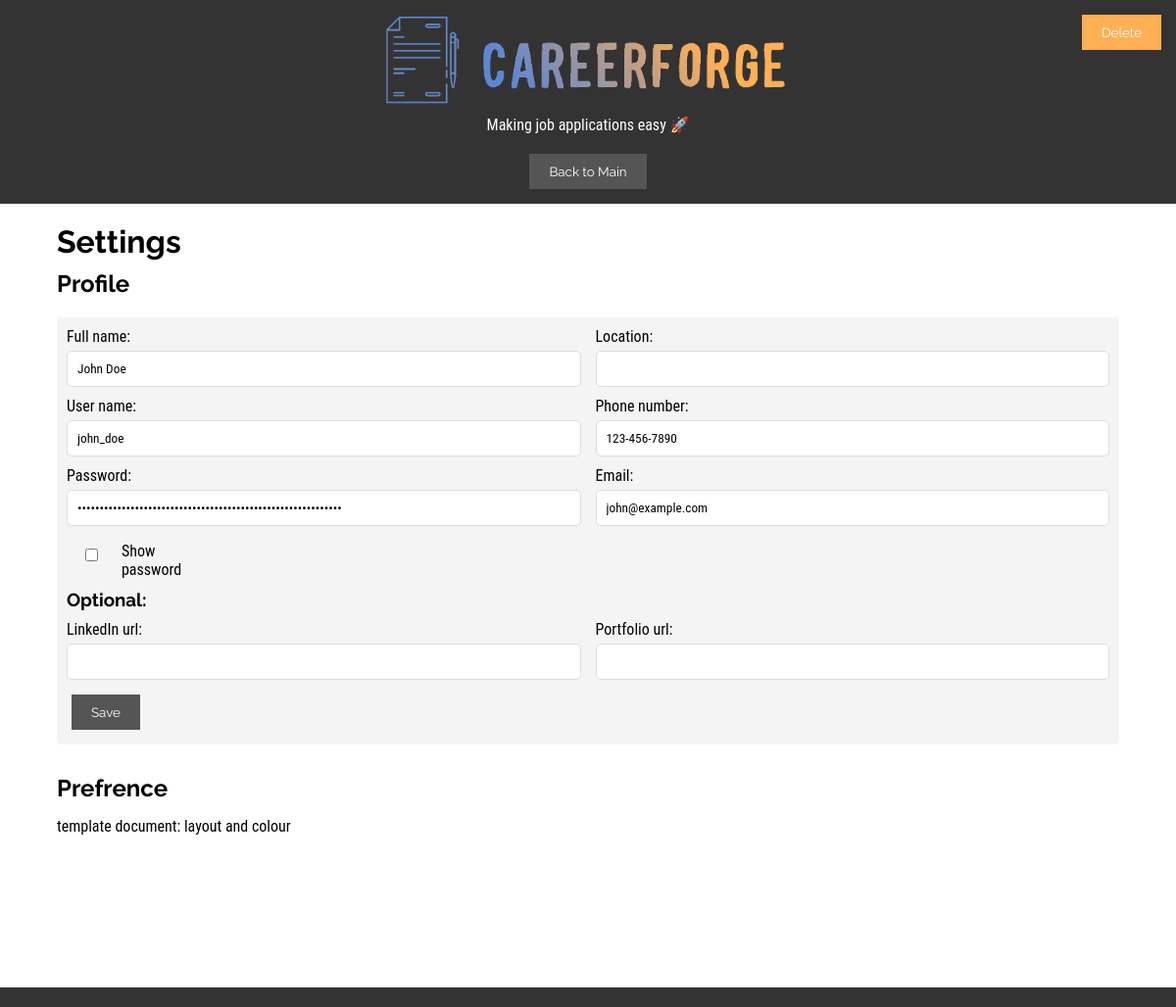
Screenshot of /profile (signed in) with the database file from the repository.
### tables this page shows
CREATE TABLE users (
            id INTEGER PRIMARY KEY AUTOINCREMENT,
            username TEXT UNIQUE NOT NULL,
            password TEXT,  -- will store bcrypt-hashed password
            fullName TEXT,
            email TEXT,
            phone TEXT,
            linkedin TEXT,
            location TEXT,
            portfolio TEXT
        );

### main.py (the view)
@app.route('/profile', methods=['GET', 'POST'])
def profile():
    if request.method == 'POST':
        return UserController.updateProfile()
    return UserController.viewProfile()

### controllers/userController.py (called while the page is built)
    @staticmethod
    def viewProfile():
        UserModel.displayFullDatabase()
        if 'userId' not in session:
            return redirect(url_for('login'))
        userId = session['userId']
        user = UserModel.getUserById(userId)
        return render_template('profile.html', user=user)

### models/userModel.py (called while the page is built)
    @staticmethod
    def displayFullDatabase():
        conn = sqlite3.connect('database.db')
        cursor = conn.cursor()
        cursor.execute("SELECT name FROM sqlite_master WHERE type='table';")
        tables = cursor.fetchall()
        for table in tables:
            tableName = table[0]
            print(f"\nTable: {tableName}")
            cursor.execute(f"SELECT * FROM {tableName};")
            rows = cursor.fetchall()
            columnNames = [desc[0] for desc in cursor.description]
            print("Columns:", columnNames)
            for row in rows:
                print(row)
        conn.close()

    @staticmethod
    def getUserById(userId):
        conn = sqlite3.connect('database.db')
        cursor = conn.cursor()
        cursor.execute('SELECT * FROM users WHERE id = ?', (userId,))
        user = cursor.fetchone()
        conn.close()
        return user

### templates/profile.html (shortened to what this page needs)
<!DOCTYPE html>
<html lang="en">
<head>
  <link rel="stylesheet" href="{{ url_for('static', filename='css/styles.css') }}">
</head>
<body>
  <div id="#wrapper">
    <header>
      <div class="logo">
        <img
          src="{{ url_for('static', filename='media/logo.png') }}"
          alt="Logo"
          class="logo"
        >
        <p class="slogan">Making job applications easy &#128640;</p>
      </div>
      <nav>
        <button onclick="location.href='/'">Back to Main</button>
        <div class="top-right-buttons">
          <button
            class="sign-out"
            onclick="location.href='{{ url_for('signout') }}'"
          >
            Delete
          </button>
        </div>
      </nav>
    </header>
    <div id="content">
      <main>
        <h1>Settings</h1>
        <h2>Profile</h2>
        <form method="POST" action="{{ url_for('profile') }}">
          <div class="form-row">
            <div>
              <label for="full-name">Full name:</label>
              <input
                type="text"
                id="full-name"
                name="full-name"
                value="{{ user[3] if user else '' }}"
                required
              >
            </div>
            <div>
              <label for="location">Location:</label>
              <input
                type="text"
                id="location"
                name="location"
                value="{{ user[7] if user else '' }}"
                required
              >
            </div>
          </div>
          <div class="form-row">
            <div>
              <label for="user-name">User name:</label>
              <input
                type="text"
                id="user-name"
                name="user-name"
                value="{{ user[1] if user else '' }}"
                required
              >
            </div>
            <div>
              <label for="phone">Phone number:</label>
              <input
                type="text"
                id="phone"
                name="phone"
                value="{{ user[5] if user else '' }}"
                required
              >
            </div>
          </div>
          <div class="form-row">
            <div>
              <label for="password">Password:</label>
              <input
                type="password"
                id="profilePassword"
                name="password"
                value="{{ user[2] if user else '' }}"
                required
              >
              <div style="display: inline-flex; align-items: center; margin-top: 0.4rem;">
                <input
                  type="checkbox"
                  id="showProfilePwd"
                  onclick="toggleProfilePassword()"
                  style="margin-right: 0.3rem;"
                >
                <label for="showProfilePwd" style="margin: 0;">
                  Show password
                </label>
              </div>
            </div>
            <div>
              <label for="email">Email:</label>
              <input
                type="email"
                id="email"
                name="email"
                value="{{ user[4] if user else '' }}"
                required
              >
            </div>
          </div>
          <h3>Optional:</h3>
          <div class="form-row">
            <div>
              <label for="linkedin">LinkedIn url:</label>
              <input
                type="url"
                id="linkedin"
                name="linkedin"
                value="{{ user[6] if user else '' }}"
              >
            </div>
            <div>
              <label for="portfolio">Portfolio url:</label>
              <input
                type="url"
                id="portfolio"
                name="portfolio"
                value="{{ user[8] if user else '' }}"
              >
            </div>
          </div>
          <button type="submit">Save</button>
        </form>
        <h2>Prefrence</h2>
        <p>template document: layout and colour</p>
      </main>
    </div>
    <footer id="footer"></footer>
  </div>
</body>
</html>

### static/css/styles.css (style rules this page uses)
*, *::before, *::after { margin: 0; padding: 0; box-sizing: border-box; font-family: "Roboto Condensed", sans-serif; }
html, body { height: 100%; }
body { margin: 0; padding: 0; background-color: white; display: flex; flex-direction: column; }
#content { max-width: 1124px; margin: 0 auto; padding: 0; display: flex; flex-direction: column; min-height: 100vh; }
h1, h2, h3, h4, h5, h6, button, li { font-family: "Raleway", sans-serif; }
input, textarea, select, p, span, a, td { font-family: "Roboto Condensed", sans-serif; }
button { background-color: #555; color: #fff; border: none; padding: 10px 20px; margin: 5px; cursor: pointer; }
::placeholder { font-family: "Roboto Condensed", sans-serif; }
header, footer { background-color: #333; color: #fff; padding: 10px 0; text-align: center; position: relative; }
nav { display: flex; justify-content: center; align-items: center; flex-wrap: wrap; }
.logo { text-align: center; }
.logo img { max-width: 450px; height: auto; }
.top-right-buttons { position: absolute; top: 10px; right: 10px; display: flex; flex-direction: column; gap: 5px; }
.sign-out { background-color: #FFAF54; }
.slogan { padding: 0 0 15px 0; }
main { padding: 20px; }
h2 { padding: 10px 0 15px 0; }
h3 { margin: 10px 0; }
#footer { position: relative; text-align: center; }
form { margin-bottom: 20px; margin-top: 5px; background-color: #f4f4f4; padding: 10px; gap: 15px; border-radius: 5px; }
form label { display: block; margin-bottom: 5px; }
form input, form textarea, form select { width: 100%; padding: 10px; margin-bottom: 10px; border: 1px solid #ddd; border-radius: 5px; }
.form-row { display: grid; grid-template-columns: 1fr 1fr; gap: 15px; }
form button[type="submit"] { grid-column: span 2; }

### rows the page displays
users: full-name "John Doe", user-name "john_doe", phone "123-456-7890", email "john@example.com"
